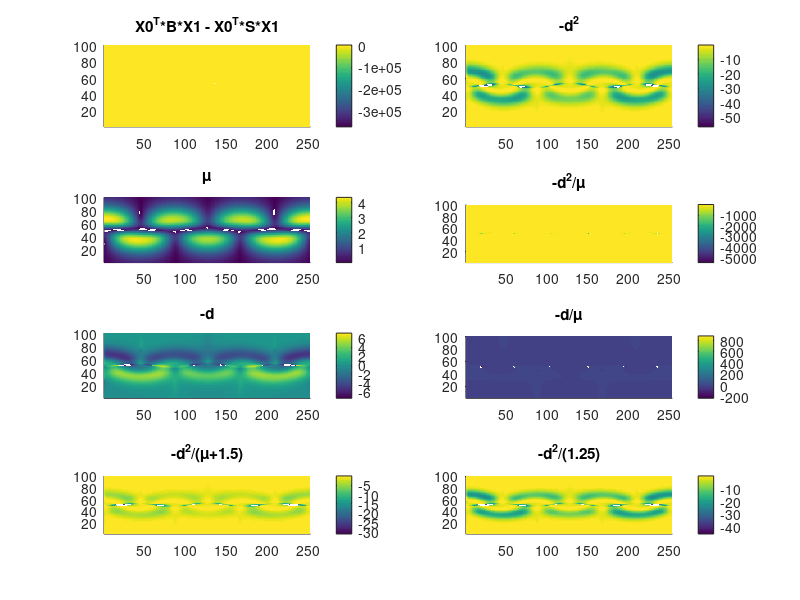
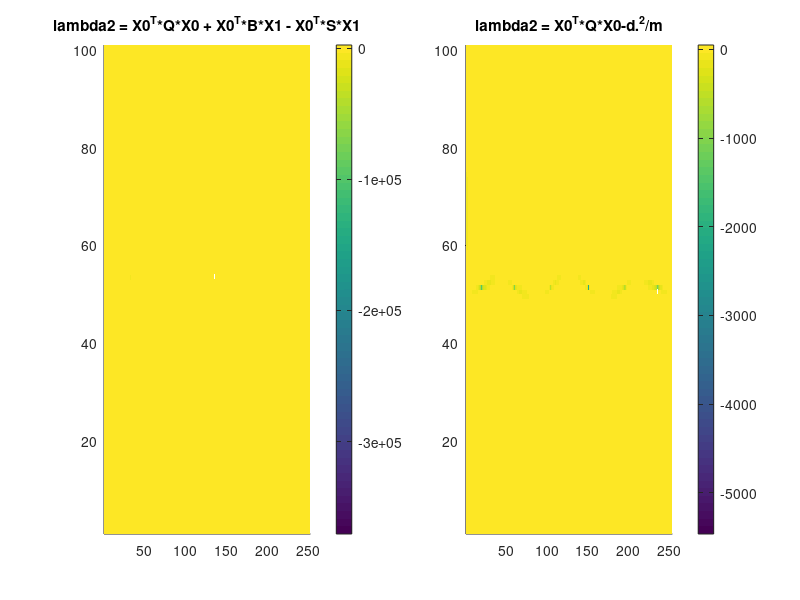
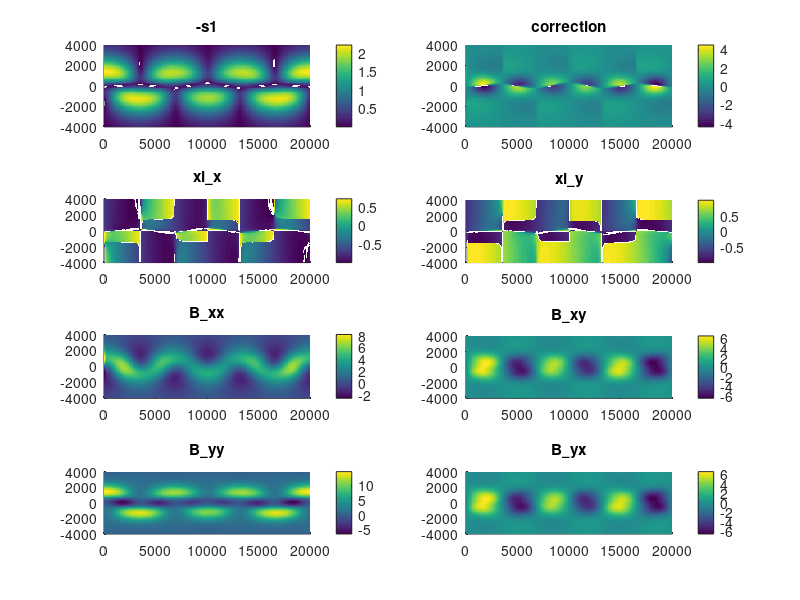
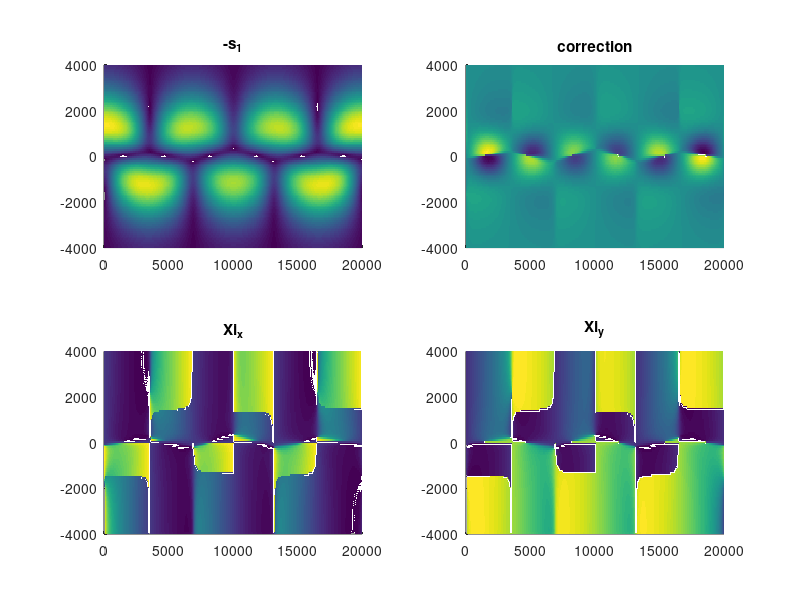

MATLAB code to generate these figures, in order:

close all
clear all
clc

ydim = 101;
xdim = ceil(2.5*ydim)
y=linspace(-4000,4000,ydim); %km
dy = y(2)-y(1);
x=linspace(0,20000,xdim); %km
dx = x(2)-x(1);
U0 = 62.66;%m s^-1
U0 = 24*3.6*U0 %km hr^-1
L = 1770;%km
A2 = 0.1;
A3 = 0.3;
c2 = 0.205*U0;
c3 = 0.461*U0;
re = 6371;%km
k = @(n) 2*n/re;
[x,y]=meshgrid(x,y);
%Fixed Reference Frame
tdim = 3;
t0 = 0%0.5*pi
time = linspace(-0.01+t0,0.01+t0,tdim);
dt = time(2)-time(1);
for i =1:length(time)
    t=time(i);
    dpdx = -k(3).*A3.*L.*U0.*((sech(y./L)).^2).*sin(k(3).*(x-c3.*t)) - k(2).*A2.*L.*U0.*((sech(y./L)).^2).*sin(k(2).*(x-c2.*t));
    dpdy = - U0.*((sech(y./L)).^2) - 2.*A3.*U0.*tanh(y./L).*((sech(y./L)).^2).*cos(k(3).*(x-c3.*t)) - 2.*A2.*U0.*tanh(y./L).*((sech(y./L)).^2).*cos(k(2).*(x-c2.*t));

    v(:,:,i) = dpdx;
    u(:,:,i) = -dpdy;

end

clear dpdx dpdy


[dudx,dudy,dudt] = gradient(u,dx,dy,dt);
[dvdx,dvdy,dvdt] = gradient(v,dx,dy,dt);

au = dudt+u.*dudx+v.*dudy;
av = dvdt+u.*dvdx+v.*dvdy;
clear dudt dvdt
[daudx,daudy,daudt] = gradient(au,dx,dy,dt);
[davdx,davdy,davdt] = gradient(av,dx,dy,dt);

ju = daudt+u.*daudx+v.*daudy;
jv = davdt+u.*davdx+v.*davdy;
clear daudt davdt u v au av
[djudx,djudy,djudt] = gradient(ju,dx,dy,dt);
[djvdx,djvdy,djvdt] = gradient(jv,dx,dy,dt);
clear djudt djvdt
R = [0,-1;1,0];
b = zeros([ydim,xdim,tdim,2,2]);
for t =1:tdim
    t
    for i = 1:ydim
        for j = 1:xdim
            if ~isnan(ju(i,j,t))&&~isnan(jv(i,j,t))
                Grad_v = [dudx(i,j,t), dudy(i,j,t);dvdx(i,j,t), dvdy(i,j,t)];
                Grad_a = [daudx(i,j,t), daudy(i,j,t); davdx(i,j,t), davdy(i,j,t)];
                Grad_j = [djudx(i,j,t), djudy(i,j,t); djvdx(i,j,t), djvdy(i,j,t)];
                S = 0.5*(Grad_v + Grad_v');
                B = 0.5*(Grad_a + Grad_a')+(Grad_v'*Grad_v);
                b(i,j,t,:,:)=B;
                Q = 1./3.*(Grad_j + Grad_j')+(Grad_v'*Grad_a+Grad_a'*Grad_v);
                [V,D] = eig(S);
                if ~issorted(diag(D))
                    [D,I] = sort(diag(D));
                    V = V(:, I);
                end
                s1(i,j,t) = D(1,1);
                X0 = V(:,1);
                xi(i,j,t,:) = V(:,1);
                l1(i,j,t) = X0'*B*X0;
                %X1 = -((B-l1(i,j,t)*eye(size(B)))*X0)\(S-s1(i,j,t)*eye(size(B)));
                X1 = -(1./pinv((S-s1(i,j,t)*eye(size(B)))*(B-l1(i,j,t)*eye(size(B)))*X0));
                X1=X1';
                %{
                if sum(X1)~=0
                    X1=X1'/norm(X1);
                else
                    X1=X1';
                end
                %}
                l2(i,j,t) = X0'*Q*X0 + X0'*B*X1 - X0'*S*X1;
                db(i,j,t) = X0'*B*X1 - X0'*S*X1;
                a1(i,j,t)=l2(i,j,t);
                %Xp = R*X0;
                m = X0'*R'*(S-s1(i,j,t)*eye(size(S)))*R*X0;
                d = X0'*R'*B*X0;
                dd(i,j,t)=d;
                mm(i,j,t)=m;
                l2(i,j,t) = X0'*Q*X0-d.^2/m;
                a2(i,j,t)=l2(i,j,t);
                %X1 = V(:,1);
                %l1(i,j,t) = X1'*B*X1;
                %l2(i,j,t) = X1'*Q*X1;
                %cor(i,j,t) = -s1(i,j,t).^2+0.5*(X1'*B*X1);

            else
                s1(i,j,t) =nan;
                l1(i,j,t) = nan;
                l2(i,j,t) = nan;
                %cor(i,j,t)=nan;
            end
        end
    end
end

save bick_correction3rd s1 l1 l2
save bick_error_comparison s1 l1 a1 a2 dd db

figure
subplot(421)
surface(db(:,:,2),'edgecolor','none')
title('X0^T*B*X1 - X0^T*S*X1')
colorbar
axis tight
subplot(422)
surface(-dd(:,:,2).^2,'edgecolor','none')
title('-d^2')
axis tight
colorbar
subplot(423)
surface(mm(:,:,2),'edgecolor','none')
title('\mu')
axis tight
colorbar
subplot(424)
surface(-dd(:,:,2).^2./mm(:,:,2),'edgecolor','none')
title('-d^2/\mu')
axis tight
colorbar
subplot(425)
surface(-dd(:,:,2),'edgecolor','none')
title('-d')
axis tight
colorbar
subplot(426)
surface(-dd(:,:,2)./mm(:,:,2),'edgecolor','none')
title('-d/\mu')
axis tight
colorbar
subplot(427)
surface(-dd(:,:,2).^2./(mm(:,:,2)+1.5),'edgecolor','none')
title('-d^2/(\mu+1.5)')
axis tight
colorbar
subplot(428)
surface(-dd(:,:,2).^2./1.25,'edgecolor','none')
title('-d^2/(1.25)')
axis tight
colorbar

%
figure
subplot(121)
surface(a1(:,:,2),'edgecolor','none')
title('lambda2 = X0^T*Q*X0 + X0^T*B*X1 - X0^T*S*X1')
colorbar
axis tight
subplot(122)
surface(a2(:,:,2),'edgecolor','none')
title('lambda2 = X0^T*Q*X0-d.^2/m')
axis tight
colorbar


figure
subplot(421)
surface(x,y,-s1(:,:,2),'edgecolor','none')
title('-s1')
colorbar
subplot(422)
surface(x,y,-s1(:,:,2).^2+0.5*l1(:,:,2),'edgecolor','none')
title('correction')
colorbar
subplot(423)
surface(x,y,xi(:,:,2,1),'edgecolor','none')
title('xi\_x')
colorbar
subplot(424)
surface(x,y,xi(:,:,2,2),'edgecolor','none')
title('xi\_y')
colorbar
subplot(425)
surface(x,y,b(:,:,2,1,1),'edgecolor','none')
title('B\_xx')
colorbar
subplot(426)
surface(x,y,b(:,:,2,1,2),'edgecolor','none')
title('B\_xy')
colorbar
subplot(427)
surface(x,y,b(:,:,2,2,2),'edgecolor','none')
title('B\_yy')
colorbar
subplot(428)
surface(x,y,b(:,:,2,2,1),'edgecolor','none')
title('B\_yx')
colorbar
%}

figure
subplot(221)
surface(x,y,-s1(:,:,2),'edgecolor','none')
title('-s_1')
subplot(222)
surface(x,y,-s1(:,:,2).^2+0.5.*l1(:,:,2),'edgecolor','none')
title('correction')
subplot(223)
surface(x,y,xi(:,:,2,1),'edgecolor','none')
title('Xi_x')
subplot(224)
surface(x,y,xi(:,:,2,2),'edgecolor','none')
title('Xi_y')

figure
quiver(x(1:15:end,1:15:end),y(1:15:end,1:15:end),xi(1:15:end,1:15:end,2,1),xi(1:15:end,1:15:end,2,2))%,'edgecolor','none')

